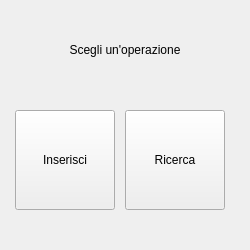
<?xml version="1.0" encoding="UTF-8"?>
<ui version="4.0">
 <class>MainTessera</class>
 <widget class="QWidget" name="MainTessera">
  <property name="geometry">
   <rect>
    <x>0</x>
    <y>0</y>
    <width>250</width>
    <height>250</height>
   </rect>
  </property>
  <property name="windowTitle">
   <string>Form</string>
  </property>
  <widget class="QLabel" name="label">
   <property name="geometry">
    <rect>
     <x>25</x>
     <y>25</y>
     <width>200</width>
     <height>50</height>
    </rect>
   </property>
   <property name="text">
    <string>Scegli un'operazione</string>
   </property>
   <property name="alignment">
    <set>Qt::AlignCenter</set>
   </property>
  </widget>
  <widget class="QPushButton" name="btn_inserisci">
   <property name="geometry">
    <rect>
     <x>15</x>
     <y>110</y>
     <width>100</width>
     <height>100</height>
    </rect>
   </property>
   <property name="text">
    <string>Inserisci</string>
   </property>
  </widget>
  <widget class="QPushButton" name="btn_ricerca">
   <property name="geometry">
    <rect>
     <x>125</x>
     <y>110</y>
     <width>100</width>
     <height>100</height>
    </rect>
   </property>
   <property name="text">
    <string>Ricerca</string>
   </property>
  </widget>
 </widget>
 <resources/>
 <connections/>
</ui>
